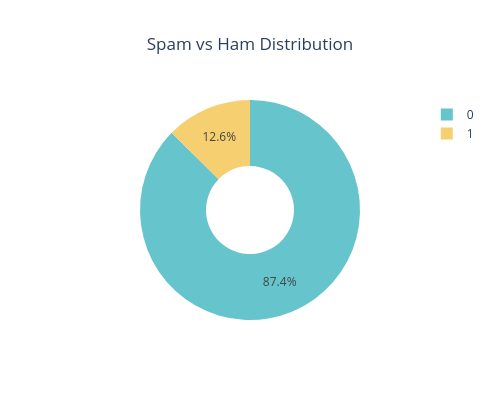

Notebook source saved alongside this figure:
### Code cell
import plotly.express as px

# Prepare the data
counts = df['target'].value_counts().reset_index()
counts.columns = ['type', 'count']

# pie chart
fig = px.pie(counts, 
             values='count', 
             names='type',
             title='Spam vs Ham Distribution',
             color_discrete_sequence=px.colors.qualitative.Pastel,
             hole=0.4)

# Plot size
fig.update_layout(
    width=500, 
    height=400,
    title_x=0.5
)

fig.show()

### Figure 1 — Plotly figure (JSON) as saved in the notebook; plotly's stock layout.template omitted (floating-point values rounded to 4 significant figures)
{"data": [{"domain": {"x": [0, 1], "y": [0, 1]}, "hole": 0.4, "hovertemplate": "type=%{label}<br>count=%{value}<extra></extra>", "labels": [0, 1], "legendgroup": "", "name": "", "showlegend": true, "type": "pie", "values": [4516, 653]}], "layout": {"height": 400, "legend": {"tracegroupgap": 0}, "piecolorway": ["rgb(102, 197, 204)", "rgb(246, 207, 113)", "rgb(248, 156, 116)", "rgb(220, 176, 242)", "rgb(135, 197, 95)", "rgb(158, 185, 243)", "rgb(254, 136, 177)", "rgb(201, 219, 116)", "rgb(139, 224, 164)", "rgb(180, 151, 231)", "rgb(179, 179, 179)"], "title": {"text": "Spam vs Ham Distribution", "x": 0.5}, "width": 500}}
